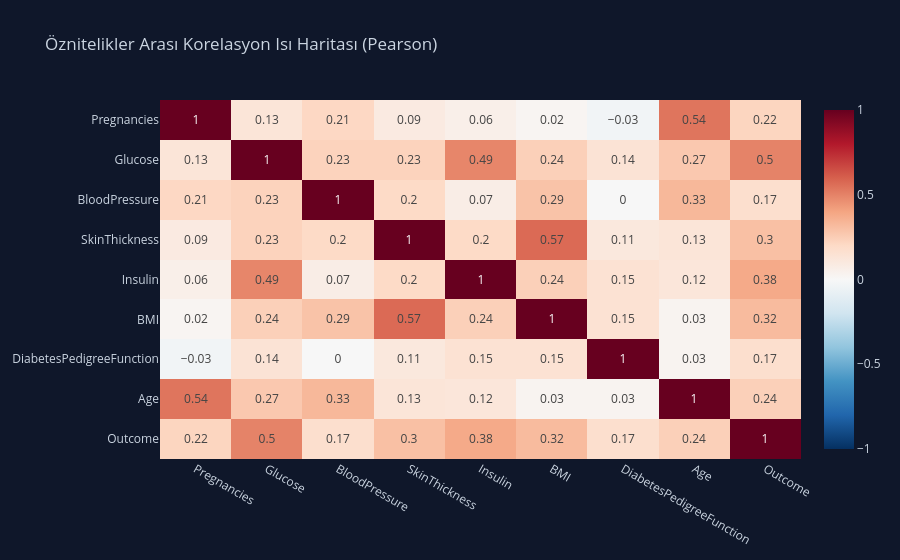
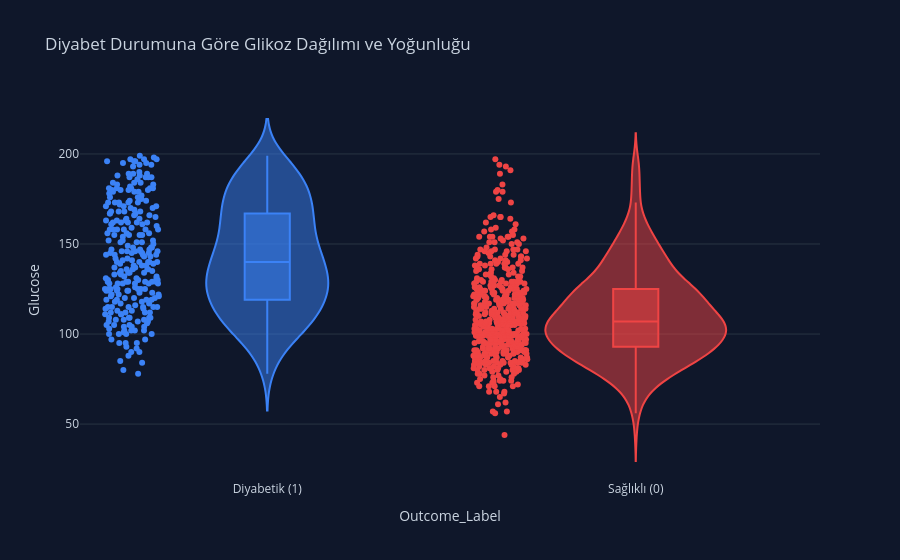
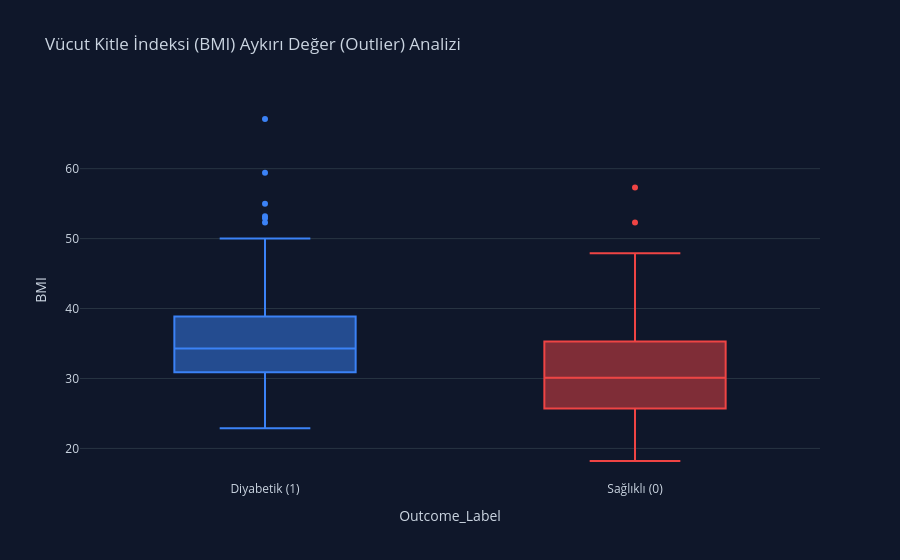
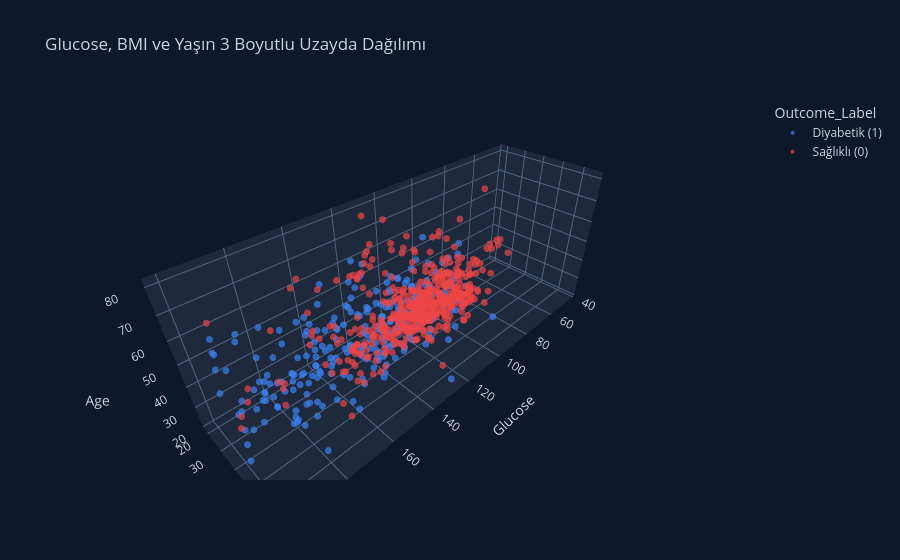

The notebook cell saved with these charts, in order:
### Markdown cell above
<div style="background-color: #0F172A; padding: 30px; border-radius: 12px; box-shadow: 0 10px 15px -3px rgba(0, 0, 0, 0.5); margin-top: 20px;">    
    <div style="background-color: #1E293B; padding: 20px; border-left: 5px solid #F59E0B; border-radius: 6px;">
        <h3 style="color: #FDE68A; font-family: 'Segoe UI', sans-serif; margin-top: 0;">
            🔍 İleri Düzey Keşifsel Veri Analizi (Advanced EDA)
        </h3>        
        <h4 style="color: #FCD34D; margin-bottom: 5px;">🔗 Korelasyon Dinamikleri ve Çoklu Doğrusallık (Multicollinearity)</h4>
        <p style="color: #CBD5E1; font-size: 15px; line-height: 1.6; font-family: 'Arial', sans-serif;">
            Özniteliklerin hem kendi aralarındaki hem de bağımlı değişken (Outcome) ile olan doğrusal ilişkilerini anlamak model seçimi için kritiktir. Örneğin; Yaş (Age) ile Gebelik Sayısı (Pregnancies) arasında yüksek pozitif bir korelasyon bekleriz. Ancak modelleme açısından en çok önem verdiğimiz şey, hangi klinik değerlerin <b>Outcome</b> (Diyabet) üzerinde en yüksek prediktif (tahminleyici) güce sahip olduğudur. 
        </p>
        <h4 style="color: #FCD34D; margin-bottom: 5px; margin-top: 20px;">📦 Aykırı Değer (Outlier) Algısı: Klinik Gerçeklik mi, Hata mı?</h4>
        <p style="color: #CBD5E1; font-size: 15px; line-height: 1.6; font-family: 'Arial', sans-serif;">
            Makine öğrenmesinde aykırı değerler genellikle model performansını düşürdüğü için veri setinden silinir (Drop). Ancak <b>tıbbi veri setlerinde çok yüksek İnsülin veya çok yüksek Vücut Kitle İndeksi (BMI) genellikle bir veri giriş hatası değil, hastanın gerçek ve kritik bir patolojik durumudur.</b> Bu projede aykırı değerleri agresif bir biçimde silmek (trimming) yerine, bu değerlere karşı dirençli olan (Robust) Ağaç tabanlı algoritmaları (Random Forest, XGBoost) tercih etme stratejisi benimsenecektir.
        </p>
        <h4 style="color: #FCD34D; margin-bottom: 5px; margin-top: 20px;">🎻 Veri Dağılımları ve Sınıf Ayrılabilirliği</h4>
        <p style="color: #CBD5E1; font-size: 15px; line-height: 1.6; font-family: 'Arial', sans-serif;">
            Sağlıklı bireyler ile diyabetik bireylerin verilerinin nerede örtüştüğünü (overlap) ve nerede ayrıştığını görmek için Yoğunluk (Density) ve Keman (Violin) grafikleri kullanılacaktır. Verinin ayrışabildiği noktalar, Yapay Zeka'nın karar sınırlarını (decision boundaries) çizeceği referans noktalarıdır.
        </p>
    </div>
</div>

### Code cell
import plotly.figure_factory as ff
import plotly.express as px
import plotly.graph_objects as go

print("📊 İleri Düzey Görselleştirmeler Oluşturuluyor...\n")

# Yorumlanabilirliği artırmak için Outcome değişkenini string yapalım (Sadece grafikler için)
df_plot = df.copy() # df, bir önceki adımdan gelen (encoded OLMAYAN) verimiz.
df_plot['Outcome_Label'] = df_plot['Outcome'].map({0: 'Sağlıklı (0)', 1: 'Diyabetik (1)'})

# --- GÖRSELLEŞTİRME 3: Korelasyon Isı Haritası (Correlation Heatmap) ---
# Sadece sayısal kolonları seçip korelasyonu hesaplayalım
numeric_cols = ['Pregnancies', 'Glucose', 'BloodPressure', 'SkinThickness', 'Insulin', 'BMI', 'DiabetesPedigreeFunction', 'Age', 'Outcome']
corr_matrix = df_plot[numeric_cols].corr().round(2)

fig3 = px.imshow(corr_matrix, text_auto=True, aspect="auto",
                 color_continuous_scale='RdBu_r', zmin=-1, zmax=1,
                 title="Öznitelikler Arası Korelasyon Isı Haritası (Pearson)")
fig3.update_layout(paper_bgcolor='#0F172A', plot_bgcolor='#0F172A', font_color='#CBD5E1')
fig3.show()
fig3.write_html("figures/correlation_heatmap.html")

# --- GÖRSELLEŞTİRME 4: Keman Grafiği (Violin Plot) - Glikoz Yoğunluğu ---
# Hangi glikoz seviyelerinde sağlıklı ve hastalar ayrışıyor?
fig4 = px.violin(df_plot, y="Glucose", x="Outcome_Label", color="Outcome_Label", 
                 box=True, points="all", hover_data=df_plot.columns,
                 color_discrete_sequence=['#3B82F6', '#EF4444'],
                 title="Diyabet Durumuna Göre Glikoz Dağılımı ve Yoğunluğu")
fig4.update_layout(paper_bgcolor='#0F172A', plot_bgcolor='#0F172A', font_color='#CBD5E1', showlegend=False)
fig4.show()
fig4.write_html("figures/glucose_violin_plot.html")

# --- GÖRSELLEŞTİRME 5: Kutu Grafiği (Box Plot) - Yaş ve BMI Kesişimi ---
# Aykırı değerleri (outliers) ve medyanları net görmek için
fig5 = px.box(df_plot, x="Outcome_Label", y="BMI", color="Outcome_Label",
              color_discrete_sequence=['#3B82F6', '#EF4444'],
              title="Vücut Kitle İndeksi (BMI) Aykırı Değer (Outlier) Analizi")
fig5.update_layout(paper_bgcolor='#0F172A', plot_bgcolor='#0F172A', font_color='#CBD5E1', showlegend=False)
fig5.show()
fig5.write_html("figures/bmi_boxplot.html")

# --- GÖRSELLEŞTİRME 6: 3 Boyutlu Dağılım (3D Scatter Plot) ---
# Hastalığı en çok etkileyen 3 değişkeni 3 boyutlu uzayda görelim
fig6 = px.scatter_3d(df_plot, x='Glucose', y='BMI', z='Age', color='Outcome_Label',
                     color_discrete_sequence=['#3B82F6', '#EF4444'], opacity=0.7,
                     title="Glucose, BMI ve Yaşın 3 Boyutlu Uzayda Dağılımı")
fig6.update_layout(paper_bgcolor='#0F172A', plot_bgcolor='#0F172A', font_color='#CBD5E1',
                   scene=dict(xaxis=dict(backgroundcolor='#1E293B'),
                              yaxis=dict(backgroundcolor='#1E293B'),
                              zaxis=dict(backgroundcolor='#1E293B')))
fig6.update_traces(marker=dict(size=4))
fig6.show()
fig6.write_html("figures/3d_scatter_glucose_bmi_age.html")

print("✅ Grafikler başarıyla oluşturuldu ve 'figures/' klasörüne HTML olarak kaydedildi.")
print("💡 DİKKAT: Isı haritasında Glikoz ile Outcome arasında (0.50) seviyesinde güçlü bir pozitif ilişki görülmektedir.")

### Figure 1 — Plotly figure (JSON) as saved in the notebook; plotly's stock layout.template omitted (floating-point values rounded to 4 significant figures)
{"data": [{"coloraxis": "coloraxis", "hovertemplate": "x: %{x}<br>y: %{y}<br>color: %{z}<extra></extra>", "name": "0", "texttemplate": "%{z}", "type": "heatmap", "x": ["Pregnancies", "Glucose", "BloodPressure", "SkinThickness", "Insulin", "BMI", "DiabetesPedigreeFunction", "Age", "Outcome"], "xaxis": "x", "y": ["Pregnancies", "Glucose", "BloodPressure", "SkinThickness", "Insulin", "BMI", "DiabetesPedigreeFunction", "Age", "Outcome"], "yaxis": "y", "z": [[1, 0.13, 0.21, 0.09, 0.06, 0.02, -0.03, 0.54, 0.22], [0.13, 1, 0.23, 0.23, 0.49, 0.24, 0.14, 0.27, 0.5], [0.21, 0.23, 1, 0.2, 0.07, 0.29, 0, 0.33, 0.17], [0.09, 0.23, 0.2, 1, 0.2, 0.57, 0.11, 0.13, 0.3], [0.06, 0.49, 0.07, 0.2, 1, 0.24, 0.15, 0.12, 0.38], [0.02, 0.24, 0.29, 0.57, 0.24, 1, 0.15, 0.03, 0.32], [-0.03, 0.14, 0, 0.11, 0.15, 0.15, 1, 0.03, 0.17], [0.54, 0.27, 0.33, 0.13, 0.12, 0.03, 0.03, 1, 0.24], [0.22, 0.5, 0.17, 0.3, 0.38, 0.32, 0.17, 0.24, 1]]}], "layout": {"coloraxis": {"cmax": 1, "cmin": -1, "colorscale": [[0, "rgb(5,48,97)"], [0.1, "rgb(33,102,172)"], [0.2, "rgb(67,147,195)"], [0.3, "rgb(146,197,222)"], [0.4, "rgb(209,229,240)"], [0.5, "rgb(247,247,247)"], [0.6, "rgb(253,219,199)"], [0.7, "rgb(244,165,130)"], [0.8, "rgb(214,96,77)"], [0.9, "rgb(178,24,43)"], [1, "rgb(103,0,31)"]]}, "font": {"color": "#CBD5E1"}, "paper_bgcolor": "#0F172A", "plot_bgcolor": "#0F172A", "title": {"text": "Öznitelikler Arası Korelasyon Isı Haritası (Pearson)"}, "xaxis": {"anchor": "y", "domain": [0, 1]}, "yaxis": {"anchor": "x", "autorange": "reversed", "domain": [0, 1]}}}

### Figure 2 — Plotly figure (JSON) as saved in the notebook; plotly's stock layout.template omitted (floating-point values rounded to 4 significant figures; data arrays with more than 128 entries replaced by an {"elided": "..."} marker saying what was removed)
{"data": [{"alignmentgroup": "True", "box": {"visible": true}, "customdata": {"elided": "268x11 mixed values"}, "hovertemplate": "Outcome_Label=%{x}<br>Glucose=%{y}<br>Pregnancies=%{customdata[0]}<br>BloodPressure=%{customdata[1]}<br>SkinThickness=%{customdata[2]}<br>Insulin=%{customdata[3]}<br>BMI=%{customdata[4]}<br>DiabetesPedigreeFunction=%{customdata[5]}<br>Age=%{customdata[6]}<br>Outcome=%{customdata[7]}<br>Glucose_Risk=%{customdata[8]}<br>BMI_Category=%{customdata[9]}<br>Age_Group=%{customdata[10]}<extra></extra>", "legendgroup": "Diyabetik (1)", "marker": {"color": "#3B82F6"}, "name": "Diyabetik (1)", "offsetgroup": "Diyabetik (1)", "orientation": "v", "points": "all", "scalegroup": "True", "showlegend": true, "type": "violin", "x": {"elided": "268 str values"}, "x0": " ", "xaxis": "x", "y": {"elided": "268 int values"}, "y0": " ", "yaxis": "y"}, {"alignmentgroup": "True", "box": {"visible": true}, "customdata": {"elided": "500x11 mixed values"}, "hovertemplate": "Outcome_Label=%{x}<br>Glucose=%{y}<br>Pregnancies=%{customdata[0]}<br>BloodPressure=%{customdata[1]}<br>SkinThickness=%{customdata[2]}<br>Insulin=%{customdata[3]}<br>BMI=%{customdata[4]}<br>DiabetesPedigreeFunction=%{customdata[5]}<br>Age=%{customdata[6]}<br>Outcome=%{customdata[7]}<br>Glucose_Risk=%{customdata[8]}<br>BMI_Category=%{customdata[9]}<br>Age_Group=%{customdata[10]}<extra></extra>", "legendgroup": "Sağlıklı (0)", "marker": {"color": "#EF4444"}, "name": "Sağlıklı (0)", "offsetgroup": "Sağlıklı (0)", "orientation": "v", "points": "all", "scalegroup": "True", "showlegend": true, "type": "violin", "x": {"elided": "500 str values"}, "x0": " ", "xaxis": "x", "y": {"elided": "500 int values"}, "y0": " ", "yaxis": "y"}], "layout": {"font": {"color": "#CBD5E1"}, "legend": {"title": {"text": "Outcome_Label"}, "tracegroupgap": 0}, "paper_bgcolor": "#0F172A", "plot_bgcolor": "#0F172A", "showlegend": false, "title": {"text": "Diyabet Durumuna Göre Glikoz Dağılımı ve Yoğunluğu"}, "violinmode": "overlay", "xaxis": {"anchor": "y", "categoryarray": ["Diyabetik (1)", "Sağlıklı (0)"], "categoryorder": "array", "domain": [0, 1], "title": {"text": "Outcome_Label"}}, "yaxis": {"anchor": "x", "domain": [0, 1], "title": {"text": "Glucose"}}}}

### Figure 3 — Plotly figure (JSON) as saved in the notebook; plotly's stock layout.template omitted (floating-point values rounded to 4 significant figures; data arrays with more than 128 entries replaced by an {"elided": "..."} marker saying what was removed)
{"data": [{"alignmentgroup": "True", "hovertemplate": "Outcome_Label=%{x}<br>BMI=%{y}<extra></extra>", "legendgroup": "Diyabetik (1)", "marker": {"color": "#3B82F6"}, "name": "Diyabetik (1)", "notched": false, "offsetgroup": "Diyabetik (1)", "orientation": "v", "showlegend": true, "type": "box", "x": {"elided": "268 str values"}, "x0": " ", "xaxis": "x", "y": {"elided": "268 float values"}, "y0": " ", "yaxis": "y"}, {"alignmentgroup": "True", "hovertemplate": "Outcome_Label=%{x}<br>BMI=%{y}<extra></extra>", "legendgroup": "Sağlıklı (0)", "marker": {"color": "#EF4444"}, "name": "Sağlıklı (0)", "notched": false, "offsetgroup": "Sağlıklı (0)", "orientation": "v", "showlegend": true, "type": "box", "x": {"elided": "500 str values"}, "x0": " ", "xaxis": "x", "y": {"elided": "500 float values"}, "y0": " ", "yaxis": "y"}], "layout": {"boxmode": "overlay", "font": {"color": "#CBD5E1"}, "legend": {"title": {"text": "Outcome_Label"}, "tracegroupgap": 0}, "paper_bgcolor": "#0F172A", "plot_bgcolor": "#0F172A", "showlegend": false, "title": {"text": "Vücut Kitle İndeksi (BMI) Aykırı Değer (Outlier) Analizi"}, "xaxis": {"anchor": "y", "categoryarray": ["Diyabetik (1)", "Sağlıklı (0)"], "categoryorder": "array", "domain": [0, 1], "title": {"text": "Outcome_Label"}}, "yaxis": {"anchor": "x", "domain": [0, 1], "title": {"text": "BMI"}}}}

### Figure 4 — Plotly figure (JSON) as saved in the notebook; plotly's stock layout.template omitted (floating-point values rounded to 4 significant figures; data arrays with more than 128 entries replaced by an {"elided": "..."} marker saying what was removed)
{"data": [{"hovertemplate": "Outcome_Label=Diyabetik (1)<br>Glucose=%{x}<br>BMI=%{y}<br>Age=%{z}<extra></extra>", "legendgroup": "Diyabetik (1)", "marker": {"color": "#3B82F6", "opacity": 0.7, "size": 4, "symbol": "circle"}, "mode": "markers", "name": "Diyabetik (1)", "scene": "scene", "showlegend": true, "type": "scatter3d", "x": {"elided": "268 int values"}, "y": {"elided": "268 float values"}, "z": {"elided": "268 int values"}}, {"hovertemplate": "Outcome_Label=Sağlıklı (0)<br>Glucose=%{x}<br>BMI=%{y}<br>Age=%{z}<extra></extra>", "legendgroup": "Sağlıklı (0)", "marker": {"color": "#EF4444", "opacity": 0.7, "size": 4, "symbol": "circle"}, "mode": "markers", "name": "Sağlıklı (0)", "scene": "scene", "showlegend": true, "type": "scatter3d", "x": {"elided": "500 int values"}, "y": {"elided": "500 float values"}, "z": {"elided": "500 int values"}}], "layout": {"font": {"color": "#CBD5E1"}, "legend": {"title": {"text": "Outcome_Label"}, "tracegroupgap": 0}, "paper_bgcolor": "#0F172A", "plot_bgcolor": "#0F172A", "scene": {"domain": {"x": [0, 1], "y": [0, 1]}, "xaxis": {"backgroundcolor": "#1E293B", "title": {"text": "Glucose"}}, "yaxis": {"backgroundcolor": "#1E293B", "title": {"text": "BMI"}}, "zaxis": {"backgroundcolor": "#1E293B", "title": {"text": "Age"}}}, "title": {"text": "Glucose, BMI ve Yaşın 3 Boyutlu Uzayda Dağılımı"}}}
